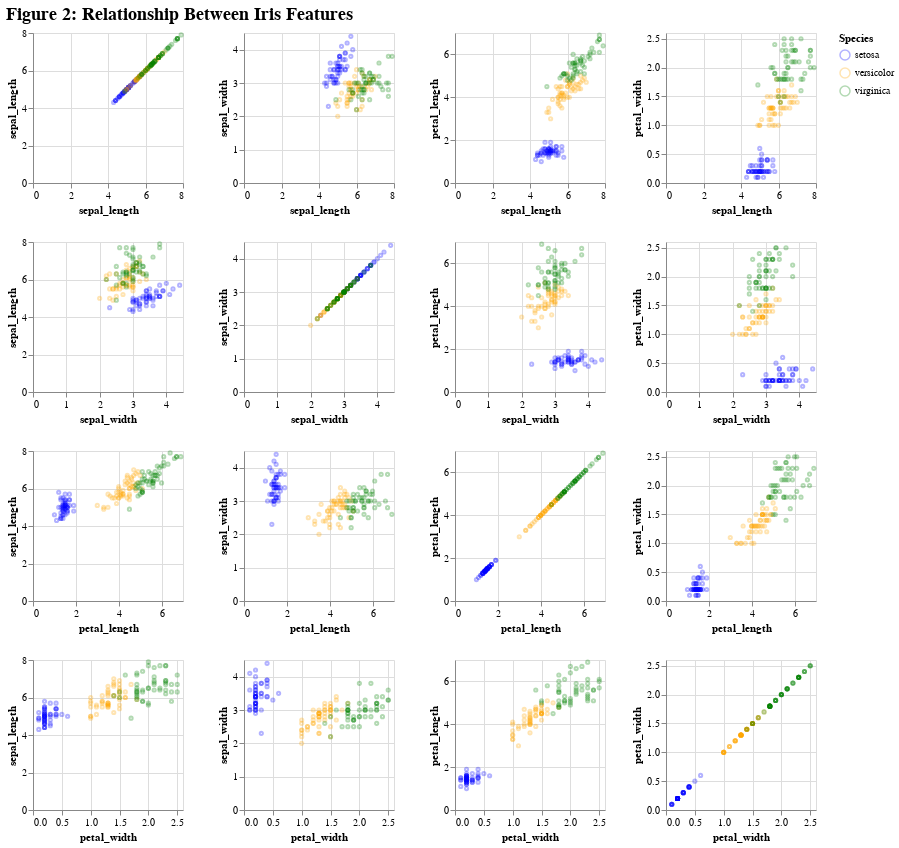

The notebook cell saved with this chart:
### Markdown cell above
### Pairwise Plot
Pairwise plots show the relationships between feature pair and show any clusters. The plots help identify which pair of features show the clearest separation between the species and allows us to identify which features are the most informative for prediction.

### Code cell
alt.Chart(df).mark_point(opacity=0.3, size=10).encode(
     alt.X(alt.repeat('row')).type('quantitative'),
     alt.Y(alt.repeat('column')).type('quantitative'),
     color = alt.Color(
        "species",
        scale=alt.Scale(
            domain=['setosa', 'versicolor', 'virginica'],
            range=['blue', 'orange', 'green'])
        ).title("Species")
).properties(
    width=150,
    height=150
).repeat(
    column=['sepal_length', 'sepal_width', 'petal_length', 'petal_width'],
    row=['sepal_length', 'sepal_width', 'petal_length', 'petal_width']
).properties(
    title = alt.TitleParams(
        text = "Figure 2: Relationship Between Iris Features",
        fontSize = 18
    )
)

### Figure 1 — Vega-Lite specification as saved in the notebook (floating-point values rounded to 4 significant figures; data arrays with more than 128 entries replaced by an {"elided": "..."} marker saying what was removed)
{"config": {"view": {"continuousWidth": 300, "continuousHeight": 300}}, "repeat": {"column": ["sepal_length", "sepal_width", "petal_length", "petal_width"], "row": ["sepal_length", "sepal_width", "petal_length", "petal_width"]}, "spec": {"data": {"name": "data-3a191f69da972c40738d695fb9f41d2b"}, "mark": {"type": "point", "opacity": 0.3, "size": 10}, "encoding": {"color": {"field": "species", "scale": {"domain": ["setosa", "versicolor", "virginica"], "range": ["blue", "orange", "green"]}, "title": "Species", "type": "nominal"}, "x": {"field": {"repeat": "row"}, "type": "quantitative"}, "y": {"field": {"repeat": "column"}, "type": "quantitative"}}, "height": 150, "width": 150}, "title": {"text": "Figure 2: Relationship Between Iris Features", "fontSize": 18}, "$schema": "https://vega.github.io/schema/vega-lite/v5.20.1.json", "datasets": {"data-3a191f69da972c40738d695fb9f41d2b": {"elided": "150 records"}}}
